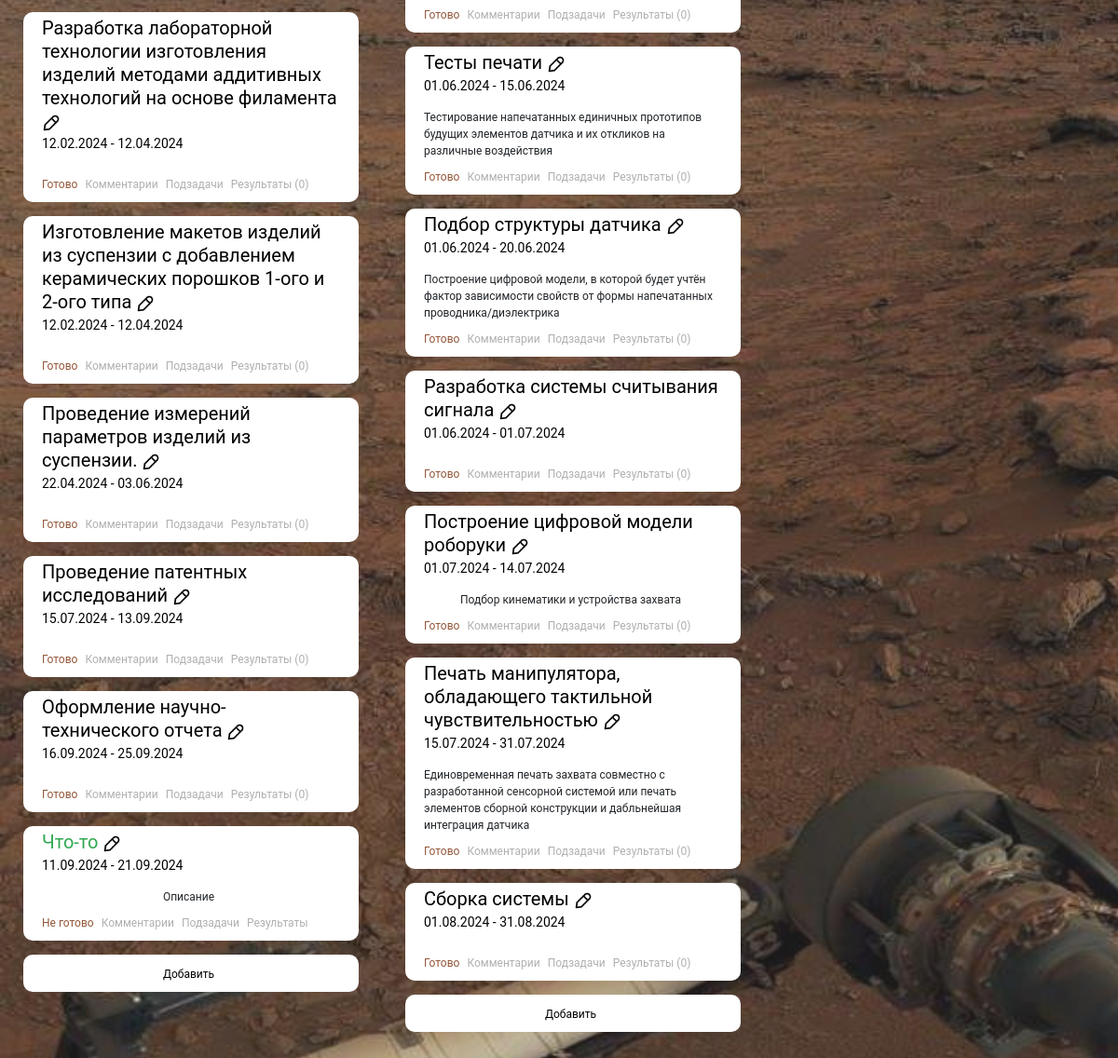
The app's page /?done_subtask=9 (signed in, lower part), older data.
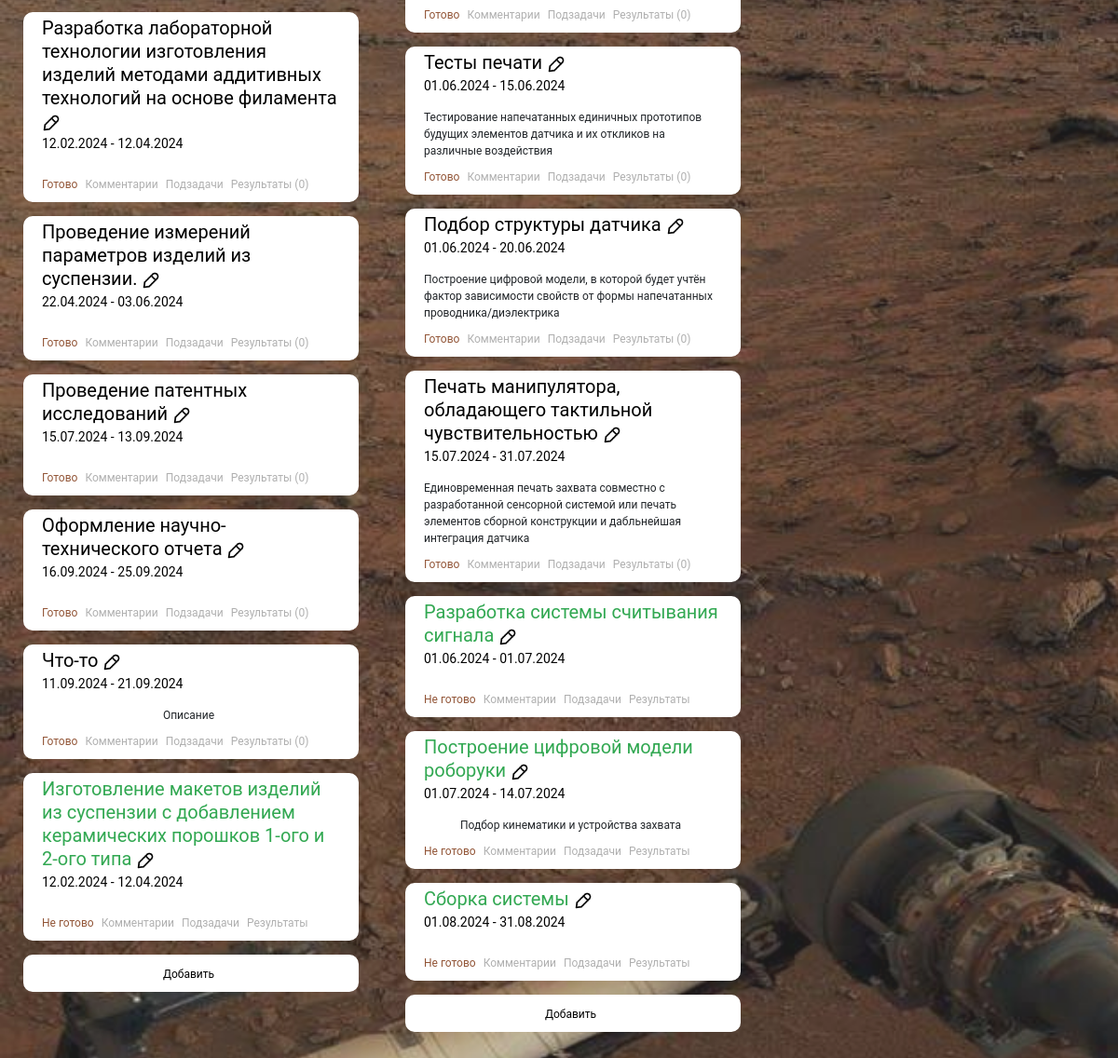
The same page, newer data.
### crm/models.py (models this page shows, shortened)
class Task(models.Model):
    class Meta:
        db_table = "tasks"
        verbose_name = "Задача"
        verbose_name_plural = "Задачи"
    title = models.CharField(verbose_name="Название", max_length=500)
    description = models.TextField(verbose_name="Описание", blank=True)
    date_add = models.DateField(verbose_name="Дата начала")
    deadline = models.DateField(verbose_name="Дата сдачи", blank=True)
    main_project_id = models.ForeignKey(to="Project", on_delete=models.PROTECT)
    is_done = models.BooleanField(verbose_name="Выполнено")
    executors_id = models.ManyToManyField("Empl", blank=True)

class Project(models.Model):
    class Meta:
        db_table = "projects"
        verbose_name = "Проект"
        verbose_name_plural = "Проекты"
    title = models.CharField(verbose_name="Название", max_length=500)
    description = models.TextField(verbose_name="Описание", blank=True)
    date_add = models.DateField(verbose_name="Дата начала")
    deadline = models.DateField(verbose_name="Дата сдачи", blank=True)
    is_done = models.BooleanField(verbose_name="Выполнено")

### crm/views.py (the view, shortened to what this page needs)
# urls.py: path('', projects, name='projects'),
def projects(request):
    user_info = {
        "AddLab": request.user.groups.filter(name='AddLab').exists() if request.user.is_authenticated else False,
        "CaramLab": request.user.groups.filter(name='Ceramist').exists() if request.user.is_authenticated else False,
        "PurS": request.user.groups.filter(name='purchasing_specialist').exists() if request.user.is_authenticated else False,
    }
    close_subtask_index = int(request.GET.get("close_subtask", -1))
    if close_subtask_index > -1:
        sub_obj = Subtask.objects.get(id=close_subtask_index)
        sub_obj.is_shown = False
        sub_obj.save(update_fields=["is_shown"])
    close_result_index = int(request.GET.get("close_result", -1))
    if close_result_index > -1:
        res_obj = Result.objects.get(id=close_result_index)
        res_obj.is_shown = False
        res_obj.save(update_fields=["is_shown"])
    done_task_index = int(request.GET.get("done_task", -1))
    done_subtask_index = int(request.GET.get("done_subtask", -1))
    print(done_subtask_index)
    if done_subtask_index > -1:
        st_d = Subtask.objects.get(id=done_subtask_index)
        if st_d.is_done == False:
            st_d.is_done=True
        else:
            st_d.is_done=False
        st_d.save(update_fields=["is_done", "is_shown"])
    nav_state = {"projects": "active",
                 "hant": "",
                 "calendar": "",
                 "employees": "",
                 "warehouse": "",
                 "purchase":  ""
                 }
    p = Project.objects.all()
    t = Task.objects.annotate(results_count=Count('results', filter=Q(results__is_shown=True)))
    s = Subtask.objects.all()
    u = Empl.objects.all()
    c = Comment.objects.all()
    r = Result.objects.all()
    data = {"projects": p,
            "tasks": t,
            "subtasks": s,
            "users": u,
            "comments": c,
            "nav": nav_state,
            "user_info": user_info,
            "results": r,
            }
    return render(request, 'index.html', data)

### templates/index.html (shortened to what this page needs)
{% extends "base.html" %}
{% load static %}
{% block content %}
{% if user_info.AddLab %}
<section class="slider">
  {% for p in projects %} {% if not p.is_done %}
  <div class="slider--content">
    {%for t in tasks%} {%if t.main_project_id.id == p.id%} {%if not t.is_done%}
    <div class="card task">
      <div class="card_title task">
        <div class="text_title">{{t.title}} <a class="card_button" data-toggle="collapse" href="#collapseEdit{{t.id}}" role="button" aria-expanded="false" aria-controls="collapseExample"><img class="mt-1" src="{% static "img/edit.png" %}" width="20" height="20" alt="Редактировать"></a></div>
        <div class="time_title">{{t.date_add | date:"d.m.Y"}} - {{t.deadline | date:"d.m.Y"}}</div>
      </div>
      <div class="card_content task">
        {{t.description}}
      </div>
      <div class="card_buttons">
        <a href="{% url "projects" %}?done_task={{t.id}}" class="card_button done">Готово</a>
        <a class="card_button" data-toggle="collapse" href="#collapseComments{{t.id}}" role="button" aria-expanded="false" aria-controls="collapseExample">Комментарии</a>
        <a class="card_button" data-toggle="collapse" href="#collapseExample{{t.id}}" role="button" aria-expanded="false" aria-controls="collapseExample">Подзадачи</a>
        <a class="card_button" data-toggle="collapse" href="#collapseResult{{t.id}}" role="button" aria-expanded="false" aria-controls="collapseExample">Результаты ({{t.results_count}})</a>
      </div>
    </div>
    {% endif %} {% endif %} {% endfor %}
    {%for t in tasks%} {%if t.main_project_id.id == p.id%} {%if t.is_done%}
    <div class="card task">
      <div class="card_title task">
        <div class="text_title" style="color: #32a852">{{t.title}} <a class="card_button" data-toggle="collapse" href="#collapseEdit{{t.id}}" role="button" aria-expanded="false" aria-controls="collapseExample"><img class="mt-1" src="{% static "img/edit.png" %}" width="20" height="20" alt="Редактировать"></a></div>
        <div class="time_title">{{t.date_add | date:"d.m.Y"}} - {{t.deadline | date:"d.m.Y"}}</div>
      </div>
      <div class="card_content task">
        {{t.description}}
      </div>
      <div class="card_buttons">
        <a href="{% url "projects" %}?done_task={{t.id}}" class="card_button done">Не готово</a>
        <a class="card_button" data-toggle="collapse" href="#collapseComments{{t.id}}" role="button" aria-expanded="false" aria-controls="collapseExample">Комментарии</a>
        <a class="card_button" data-toggle="collapse" href="#collapseExample{{t.id}}" role="button" aria-expanded="false" aria-controls="collapseExample">Подзадачи</a>
        <a class="card_button" data-toggle="collapse" href="#collapseResult{{t.id}}" role="button" aria-expanded="false" aria-controls="collapseExample">Результаты</a>
      </div>
    </div>
    {% endif %} {% endif %} {% endfor %}
    <div class="card task">
      <div class="card_content task">
        <a class="card-link" data-toggle="collapse" href="#collapseAddPr{{p.id}}" role="button" aria-expanded="false" aria-controls="collapseExample" style="text-align: left; margin-top: 5px;">
          Добавить
        </a>
      </div>
    </div>
  </div>
  {% endif %} {% endfor %}
</section>
{% endif %}
{% endblock content %}

### templates/base.html (shortened to what this page needs)
{% load static %}
<html>
<head>
  <link
      rel="stylesheet"
      href="https://cdn.jsdelivr.net/npm/bootstrap@4.6.2/dist/css/bootstrap.min.css"
    />
    <link rel="stylesheet" href="{% static "css/main.css" %}">
</head>
<body>
  {% include "inc/_nav.html" %}
  {% if user.is_authenticated %}
  {% block content %}{% endblock %}
  {% else %}
  {% block auth_content %}{% endblock %}
  {% endif %}
</body>
</html>

### templates/inc/_nav.html (shortened to what this page needs)
<div class="container mt-0 mr-0 ml-0" style="padding: 0">

### add_crm/static/css/main.css (style rules this page uses)
* { box-sizing: border-box; font-family: 'Roboto', sans-serif; list-style: none; margin: 0; outline: none; padding: 0; }
body { margin: 0; padding: 0; overflow-y: scroll; visibility: hidden; }
a { color: #000000; }
.container, .container-md, .container-sm { max-width: 1512px; }
.card_title { padding-top: 5px; position: relative; display: flex; flex-direction: column; align-items: left; border-radius: 1px; z-index: 100; color: #FFF; width: 100%; line-height: 25px; border-radius: 10px 10px 0 0; }
.text_title { text-align: left; font-size: 20px; margin-left: 20px; margin-right: 20px; }
.time_title { font-size: 14px; margin-left: 20px; margin-right: 20px; }
.card_content { margin-top: 12px; margin-right: 25px; margin-left: 20px; margin-bottom: 20px; font-size: 12px; z-index: 100; }
.slider { min-height: 268px; }
.slider { display: flex }
.slider { overflow-x: auto; }
.slider--content { margin: 25px; min-width: 360px; min-height: 268px; }
.card.task { position: relative; width: 100%; max-width: 360px; display: flex; padding: 0 0 0 0; flex-direction: column; align-items: center; border-radius: 10px !important; border: 0 !important; background: #FFF; align-self: stretch; margin-right: 50px; margin-top: 15px; }
.card_title.task { color: #000; }
.card_buttons { display: flex; margin-bottom: 10px; gap: 8px; margin-left: 20px; align-self: start; }
.card_content.task { margin-bottom: 10px; }
a.card_button { color: #00000050 !important; font-size: 12px; }
a.card_button.done { color: #925537 !important; }
.containereg:before, .container:after { content: ""; display: block; clear: both; }
:root { --white: #fff; --divider: lightgrey; --body: #f5f7f8; }

Row changes from the older to the newer data that the page shows:
changed Project (number 1 of 2 on the later page): gains Task (title "Что-то", is_done False (drawn), date_add "11.09.2024", deadline "21.09.2024", description "Описание", results_count "0"); gains Task (title "Изготовление макетов изделий из суспензии с добавлением керамических порошков 1-ого и 2-ого типа", is_done True (drawn), date_add "12.02.2024", deadline "12.04.2024"); loses Task (title "Изготовление макетов изделий из суспензии с добавлением керамических порошков 1-ого и 2-ого типа", is_done False (drawn), date_add "12.02.2024", deadline "12.04.2024", results_count "0"); loses Task (title "Что-то", is_done True (drawn), date_add "11.09.2024", deadline "21.09.2024", description "Описание")
changed Project (number 2 of 2 on the later page): gains Task (title "Разработка системы считывания сигнала", is_done True (drawn), date_add "01.06.2024", deadline "01.07.2024"); gains Task (title "Построение цифровой модели роборуки", is_done True (drawn), date_add "01.07.2024", deadline "14.07.2024", description "Подбор кинематики и устройства захвата"); gains Task (title "Сборка системы", is_done True (drawn), date_add "01.08.2024", deadline "31.08.2024"); loses Task (title "Разработка системы считывания сигнала", is_done False (drawn), date_add "01.06.2024", deadline "01.07.2024", results_count "0"); loses Task (title "Построение цифровой модели роборуки", is_done False (drawn), date_add "01.07.2024", deadline "14.07.2024", description "Подбор кинематики и устройства захвата", results_count "0"); loses Task (title "Сборка системы", is_done False (drawn), date_add "01.08.2024", deadline "31.08.2024", results_count "0")
